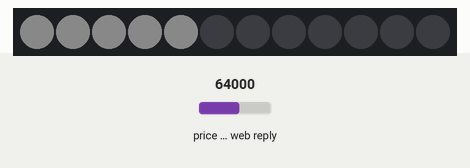
Simulated run of this sketch. Board: ESP8266 (NodeMCU). Parts: 12 RGB LEDs in strip order, left to right. The inputs (shaded band) are chosen by the test bench; at power-on: price in the web reply 64000. Dim RGB values are drawn brighter than linear; WiFi joins after 1.5 s; servers stay silent unless stated; web services answer with replies made up by the test bench; what the sketch prints to the serial monitor is not drawn.

Above: at 4.9 s.
5.0 s: price in the web reply set to 21580
At 18.8 s:
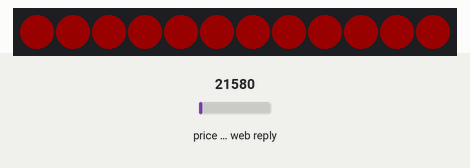
19.0 s: price in the web reply set to 79250
At 32.3 s:
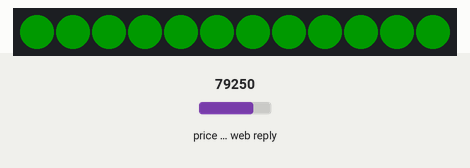
32.6 s: price in the web reply set to 39750
At 43.46 s:
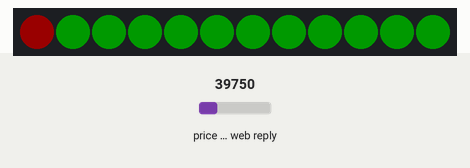
45.0 s: price in the web reply set to 97420
At 56.47 s:
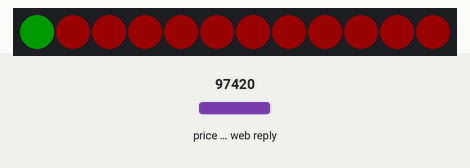
58.9 s: price in the web reply set to 59500
At 69.69 s:
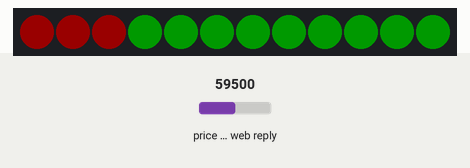
Timing chart, 0 to 71.2 s (numbered marks = the images above; inputs shaded):
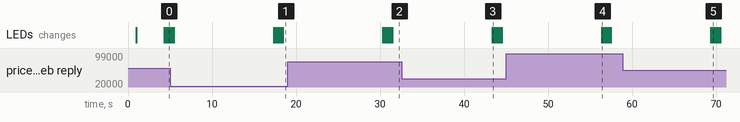

Measured:
- after the input at 5.0 s, the LEDs: first differ from a run without the input after 12.3 s (image 1 shows a later state)
- after the input at 19.0 s, the LEDs: first change after 11.3 s (image 2 shows a later state)
- after the input at 32.6 s, the LEDs: change after 10.8 s (image 3)
- after the input at 45.0 s, the LEDs: change after 11.4 s (image 4)
- after the input at 58.9 s, the LEDs: first change after 10.5 s (image 5 shows a later state)

The sketch:

WIFI.ino
```cpp
#include <ArduinoJson.h>
#include <ESP8266WiFi.h>
#include <Adafruit_NeoPixel.h>


const char* ssid     = "2020internet";
const char* password = "TaylorSt";

const char* host = "api.coindesk.com";

double priceHour;
double priceNow;
String line;

int leds = 12;
int ledPin = 14;
int rgb[3] = {0,0,0};

// Initiate NeoPixel as "pixels"
Adafruit_NeoPixel pixels = Adafruit_NeoPixel(leds, ledPin, NEO_GRB + NEO_KHZ800);

void setup() {
  Serial.begin(115200);
  delay(1000);

  // Setting up pins
  Serial.println("Setting up RGB");
  pinMode(ledPin, OUTPUT);
  pixels.begin();
  pixels.setBrightness(25); //Brightness: 0 (off) - 255

  // Connecting to a WiFi network

  Serial.println();
  Serial.println();
  Serial.print("Connecting to ");
  Serial.println(ssid);

  WiFi.begin(ssid, password);

  while (WiFi.status() != WL_CONNECTED) {
    delay(500);
    Serial.print(".");
  }

  Serial.println("");
  Serial.println("WiFi connected");
  Serial.println("IP address: ");
  Serial.println(WiFi.localIP());
}

int value = 0;

void loop() {
  Serial.print("connecting to ");
  Serial.println(host);

  // Use WiFiClient class to create TCP connections
  WiFiClient client;
  const int httpPort = 80;
  if (!client.connect(host, httpPort)) {
    Serial.println("connection failed");
    return;
  }

  // We now create a URI for the request
  String url = "/v2/bpi/currentprice.json";
  Serial.print("Requesting URL: ");
  Serial.println(url);

  // This will send the request to the server
  client.print(String("GET ") + url + " HTTP/1.1\r\n" +
               "Host: " + host + "\r\n" +
               "Connection: close\r\n\r\n");
  delay(500);

  // Read all the lines of the reply from server and print them to Serial
  while(client.available()){
    line = client.readStringUntil('\r');
    Serial.print(line);
  }

  Serial.println();
  Serial.println("closing connection");

  // Parse the json in the reply from the server
  StaticJsonDocument<1024> doc;

  DeserializationError error = deserializeJson(doc, line);
  if (error) {
    Serial.print(F("deserializeJson() failed: "));
    Serial.println(error.f_str());
    return;
  }

  double rate = doc["bpi"]["USD"]["rate_float"];

  Serial.print("Bitcoin price(USD):");
  Serial.print(rate);


  // Check loop value and store
  if(value == 0){
    priceNow = rate;
    priceHour = rate;
    rgb[0] = 100;
    rgb[1] = 100;
    rgb[2] = 100;
  }
  else if (value%10 != 0){
      // Store bitcoun price to priceNow
      priceNow = rate;

      // Check if priceNow > priceHour
      if (priceNow >= priceHour){
        rgb[0] = 0;
        rgb[1] = 255;
        rgb[2] = 0;
      }
      else{
        rgb[0] = 255;
        rgb[1] = 0;
        rgb[2] = 0;
      }
  }
  else{
    // Store bitcoin price to priceHour
    priceHour = rate;

    // Check if priceHour > priceNow

    // Here I want to put a function that takes the difference between the bitcoin values
    // Then take that value and if its positive shift a yellow in the green direction
    // and if its negative shift a yellow in the red direction porporionally.
    if (priceHour >= priceNow){
      rgb[0] = 0;
      rgb[1] = 255;
      rgb[2] = 0;
    }
    else{
      rgb[0] = 255;
      rgb[1] = 0;
      rgb[2] = 0;
    }
  }

  // sets neopixels
  Serial.println();
  Serial.println("setting neopixels");
  Serial.println("\n\n\n");
  for (int i = 0; i < 12; i++) {
    pixels.setPixelColor(i, pixels.Color(rgb[0], rgb[1], rgb[2]));
    pixels.show();
    delay(100);
  }
  ++value;
  delay(10000);
}
```
